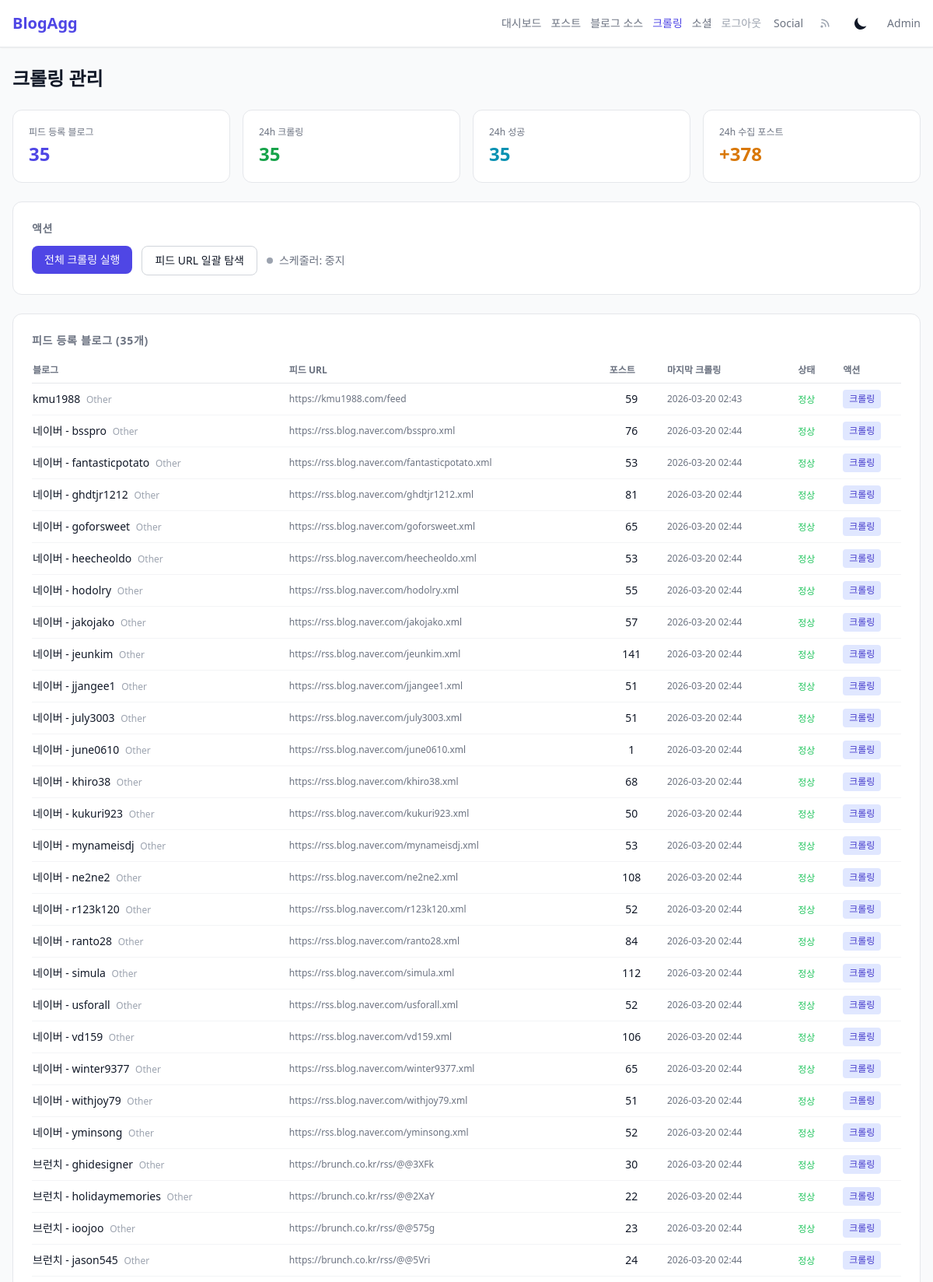
Page /admin/crawl (signed in, upper part) on the committed database.
### tables this page shows
CREATE TABLE blogs (
            id INTEGER PRIMARY KEY AUTOINCREMENT,
            name TEXT NOT NULL,
            url TEXT NOT NULL,
            feed_url TEXT,
            category TEXT,
            active INTEGER DEFAULT 1,
            description TEXT,
            created_at DATETIME DEFAULT CURRENT_TIMESTAMP
        , last_crawled_at TEXT, crawl_error TEXT);

### src/api/admin.py (the view)
@router.get("/crawl")
@require_auth
async def crawl_page(request: Request):
    repo = request.app.state.repo
    templates = request.app.state.templates
    blogs = repo.get_blogs_with_feed(active_only=False)
    post_counts = repo.get_blog_post_counts()
    for blog in blogs:
        blog["post_count"] = post_counts.get(blog["id"], 0)
    crawl_stats = repo.get_crawl_stats()
    recent_logs = repo.get_crawl_logs(limit=30)
    from src.scheduler import get_scheduler
    scheduler = get_scheduler()
    scheduler_running = scheduler is not None and scheduler.running if scheduler else False
    return templates.TemplateResponse("admin/crawl.html", {
        "request": request,
        "blogs": blogs,
        "crawl_stats": crawl_stats,
        "recent_logs": recent_logs,
        "scheduler_running": scheduler_running,
    })

### templates/admin/crawl.html (shortened to what this page needs)
{% extends "base.html" %}
{% block nav_extra %}
<div class="flex items-center gap-3 text-sm">
    <a href="/admin/" class="text-gray-500 hover:text-gray-700 dark:text-gray-400 dark:hover:text-gray-200">대시보드</a>
    <a href="/admin/posts" class="text-gray-500 hover:text-gray-700 dark:text-gray-400 dark:hover:text-gray-200">포스트</a>
    <a href="/admin/blogs" class="text-gray-500 hover:text-gray-700 dark:text-gray-400 dark:hover:text-gray-200">블로그 소스</a>
    <a href="/admin/crawl" class="text-indigo-600 dark:text-indigo-400 font-medium">크롤링</a>
    <a href="/admin/social" class="text-gray-500 hover:text-gray-700 dark:text-gray-400 dark:hover:text-gray-200">소셜</a>
    <a href="/admin/logout" class="text-gray-400 hover:text-red-500">로그아웃</a>
</div>
{% endblock %}
{% block content %}
<h1 class="text-2xl font-bold mb-6">크롤링 관리</h1>
<div class="grid grid-cols-2 sm:grid-cols-4 gap-4 mb-6">
    <div class="bg-white dark:bg-gray-800 rounded-xl p-5 border border-gray-200 dark:border-gray-700">
        <p class="text-xs text-gray-500 dark:text-gray-400 mb-1">피드 등록 블로그</p>
        <p class="text-2xl font-bold text-indigo-600 dark:text-indigo-400">{{ crawl_stats.total_with_feed }}</p>
    </div>
    <div class="bg-white dark:bg-gray-800 rounded-xl p-5 border border-gray-200 dark:border-gray-700">
        <p class="text-xs text-gray-500 dark:text-gray-400 mb-1">24h 크롤링</p>
        <p class="text-2xl font-bold text-green-600 dark:text-green-400">{{ crawl_stats.crawls_24h }}</p>
    </div>
    <div class="bg-white dark:bg-gray-800 rounded-xl p-5 border border-gray-200 dark:border-gray-700">
        <p class="text-xs text-gray-500 dark:text-gray-400 mb-1">24h 성공</p>
        <p class="text-2xl font-bold text-cyan-600 dark:text-cyan-400">{{ crawl_stats.success_24h }}</p>
    </div>
    <div class="bg-white dark:bg-gray-800 rounded-xl p-5 border border-gray-200 dark:border-gray-700">
        <p class="text-xs text-gray-500 dark:text-gray-400 mb-1">24h 수집 포스트</p>
        <p class="text-2xl font-bold text-amber-600 dark:text-amber-400">+{{ crawl_stats.posts_added_24h }}</p>
    </div>
</div>
<div class="bg-white dark:bg-gray-800 rounded-xl p-6 border border-gray-200 dark:border-gray-700 mb-6">
    <h2 class="text-sm font-semibold text-gray-500 dark:text-gray-400 uppercase tracking-wider mb-3">액션</h2>
    <div class="flex flex-wrap gap-3">
        <form method="post" action="/admin/crawl/all" onsubmit="this.querySelector('button').disabled=true; this.querySelector('button').textContent='크롤링 중...'">
            <button type="submit" class="px-4 py-2 bg-indigo-600 text-white text-sm rounded-lg hover:bg-indigo-700">
                전체 크롤링 실행
            </button>
        </form>
        <form method="post" action="/admin/blogs/find-all-feeds" onsubmit="this.querySelector('button').disabled=true; this.querySelector('button').textContent='탐색 중...'">
            <button type="submit" class="px-4 py-2 border border-gray-300 dark:border-gray-600 text-sm rounded-lg hover:bg-gray-50 dark:hover:bg-gray-700">
                피드 URL 일괄 탐색
            </button>
        </form>
        <div class="flex items-center gap-2 text-sm text-gray-500 dark:text-gray-400">
            <span class="inline-block w-2 h-2 rounded-full {% if scheduler_running %}bg-green-500{% else %}bg-gray-400{% endif %}"></span>
            스케줄러: {% if scheduler_running %}실행 중{% else %}중지{% endif %}
        </div>
    </div>
</div>
<div class="bg-white dark:bg-gray-800 rounded-xl p-6 border border-gray-200 dark:border-gray-700 mb-6">
    <h2 class="text-sm font-semibold text-gray-500 dark:text-gray-400 uppercase tracking-wider mb-3">
        피드 등록 블로그 ({{ blogs | length }}개)
    </h2>
    {% if blogs %}
    <div class="overflow-x-auto">
        <table class="w-full text-sm">
            <thead>
                <tr class="border-b border-gray-200 dark:border-gray-700 text-left text-xs text-gray-500 uppercase">
                    <th class="py-2 pr-4">블로그</th>
                    <th class="py-2 pr-4">피드 URL</th>
                    <th class="py-2 pr-4">포스트</th>
                    <th class="py-2 pr-4">마지막 크롤링</th>
                    <th class="py-2 pr-4">상태</th>
                    <th class="py-2">액션</th>
                </tr>
            </thead>
            <tbody class="divide-y divide-gray-100 dark:divide-gray-700">
                {% for blog in blogs %}
                <tr>
                    <td class="py-2 pr-4">
                        <span class="font-medium">{{ blog.name }}</span>
                        <span class="text-xs text-gray-400 capitalize ml-1">{{ blog.category or "" }}</span>
                    </td>
                    <td class="py-2 pr-4 text-xs text-gray-500 max-w-xs truncate">{{ blog.feed_url or "-" }}</td>
                    <td class="py-2 pr-4 text-center">{{ blog.post_count }}</td>
                    <td class="py-2 pr-4 text-xs text-gray-500">{{ blog.last_crawled_at[:16] if blog.last_crawled_at else "-" }}</td>
                    <td class="py-2 pr-4">
                        {% if blog.crawl_error %}
                            <span class="text-xs text-red-500" title="{{ blog.crawl_error }}">오류</span>
                        {% elif blog.last_crawled_at %}
                            <span class="text-xs text-green-500">정상</span>
                        {% else %}
                            <span class="text-xs text-gray-400">미실행</span>
                        {% endif %}
                    </td>
                    <td class="py-2 flex gap-1">
                        <form method="post" action="/admin/crawl/{{ blog.id }}" class="inline">
                            <button type="submit" class="px-2 py-1 text-xs bg-indigo-100 dark:bg-indigo-900 text-indigo-700 dark:text-indigo-300 rounded hover:bg-indigo-200 dark:hover:bg-indigo-800">크롤링</button>
                        </form>
                    </td>
                </tr>
                {% endfor %}
            </tbody>
        </table>
    </div>
    {% else %}
    <p class="text-gray-400 text-sm">피드가 등록된 블로그가 없습니다. 블로그 소스 관리에서 피드 URL을 추가하거나 "피드 URL 일괄 탐색"을 실행하세요.</p>
    {% endif %}
</div>
{% endblock %}

### rows in the picture
blogs: name "kmu1988", category "Other", feed_url "https://kmu1988.com/feed", post_count "59", last_crawled_at "2026-03-20 02:43", shows "정상"
blogs: name "네이버 - bsspro", category "Other", feed_url "https://rss.blog.naver.com/bsspro.xml", post_count "76", last_crawled_at "2026-03-20 02:44", shows "정상"
blogs: name "네이버 - fantasticpotato", category "Other", feed_url "https://rss.blog.naver.com/fantasticpotato.xml", post_count "53", last_crawled_at "2026-03-20 02:44", shows "정상"
blogs: name "네이버 - ghdtjr1212", category "Other", feed_url "https://rss.blog.naver.com/ghdtjr1212.xml", post_count "81", last_crawled_at "2026-03-20 02:44", shows "정상"
blogs: name "네이버 - goforsweet", category "Other", feed_url "https://rss.blog.naver.com/goforsweet.xml", post_count "65", last_crawled_at "2026-03-20 02:44", shows "정상"
blogs: name "네이버 - heecheoldo", category "Other", feed_url "https://rss.blog.naver.com/heecheoldo.xml", post_count "53", last_crawled_at "2026-03-20 02:44", shows "정상"
blogs: name "네이버 - hodolry", category "Other", feed_url "https://rss.blog.naver.com/hodolry.xml", post_count "55", last_crawled_at "2026-03-20 02:44", shows "정상"
blogs: name "네이버 - jakojako", category "Other", feed_url "https://rss.blog.naver.com/jakojako.xml", post_count "57", last_crawled_at "2026-03-20 02:44", shows "정상"
blogs: name "네이버 - jeunkim", category "Other", feed_url "https://rss.blog.naver.com/jeunkim.xml", post_count "141", last_crawled_at "2026-03-20 02:44", shows "정상"
blogs: name "네이버 - jjangee1", category "Other", feed_url "https://rss.blog.naver.com/jjangee1.xml", post_count "51", last_crawled_at "2026-03-20 02:44", shows "정상"
blogs: name "네이버 - july3003", category "Other", feed_url "https://rss.blog.naver.com/july3003.xml", post_count "51", last_crawled_at "2026-03-20 02:44", shows "정상"
blogs: name "네이버 - june0610", category "Other", feed_url "https://rss.blog.naver.com/june0610.xml", post_count "1", last_crawled_at "2026-03-20 02:44", shows "정상"
blogs: name "네이버 - khiro38", category "Other", feed_url "https://rss.blog.naver.com/khiro38.xml", post_count "68", last_crawled_at "2026-03-20 02:44", shows "정상"
blogs: name "네이버 - kukuri923", category "Other", feed_url "https://rss.blog.naver.com/kukuri923.xml", post_count "50", last_crawled_at "2026-03-20 02:44", shows "정상"
blogs: name "네이버 - mynameisdj", category "Other", feed_url "https://rss.blog.naver.com/mynameisdj.xml", post_count "53", last_crawled_at "2026-03-20 02:44", shows "정상"
blogs: name "네이버 - ne2ne2", category "Other", feed_url "https://rss.blog.naver.com/ne2ne2.xml", post_count "108", last_crawled_at "2026-03-20 02:44", shows "정상"
blogs: name "네이버 - r123k120", category "Other", feed_url "https://rss.blog.naver.com/r123k120.xml", post_count "52", last_crawled_at "2026-03-20 02:44", shows "정상"
blogs: name "네이버 - ranto28", category "Other", feed_url "https://rss.blog.naver.com/ranto28.xml", post_count "84", last_crawled_at "2026-03-20 02:44", shows "정상"
blogs: name "네이버 - simula", category "Other", feed_url "https://rss.blog.naver.com/simula.xml", post_count "112", last_crawled_at "2026-03-20 02:44", shows "정상"
blogs: name "네이버 - usforall", category "Other", feed_url "https://rss.blog.naver.com/usforall.xml", post_count "52", last_crawled_at "2026-03-20 02:44", shows "정상"
blogs: name "네이버 - vd159", category "Other", feed_url "https://rss.blog.naver.com/vd159.xml", post_count "106", last_crawled_at "2026-03-20 02:44", shows "정상"
blogs: name "네이버 - winter9377", category "Other", feed_url "https://rss.blog.naver.com/winter9377.xml", post_count "65", last_crawled_at "2026-03-20 02:44", shows "정상"
blogs: name "네이버 - withjoy79", category "Other", feed_url "https://rss.blog.naver.com/withjoy79.xml", post_count "51", last_crawled_at "2026-03-20 02:44", shows "정상"
blogs: name "네이버 - yminsong", category "Other", feed_url "https://rss.blog.naver.com/yminsong.xml", post_count "52", last_crawled_at "2026-03-20 02:44", shows "정상"
blogs: name "브런치 - ghidesigner", category "Other", feed_url "https://brunch.co.kr/rss/@@3XFk", post_count "30", last_crawled_at "2026-03-20 02:44", shows "정상"
blogs: name "브런치 - holidaymemories", category "Other", feed_url "https://brunch.co.kr/rss/@@2XaY", post_count "22", last_crawled_at "2026-03-20 02:44", shows "정상"
blogs: name "브런치 - ioojoo", category "Other", feed_url "https://brunch.co.kr/rss/@@575g", post_count "23", last_crawled_at "2026-03-20 02:44", shows "정상"
blogs: name "브런치 - jason545", category "Other", feed_url "https://brunch.co.kr/rss/@@5Vri", post_count "24", last_crawled_at "2026-03-20 02:44", shows "정상"

### other values in the picture
{{ crawl_stats.total_with_feed }} "35"
{{ crawl_stats.crawls_24h }} "35"
{{ crawl_stats.success_24h }} "35"
{{ crawl_stats.posts_added_24h }} "378"
{{ blogs | length }} "35"
